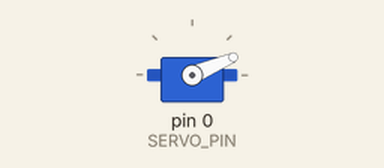
A sketch run on a simulated Arduino Uno, built with avr-gcc and run on an emulated ATmega328P. Shown: servo. What the sketch prints to the serial monitor is not drawn.

Above: at 1.55 s.
At 2.4 s:
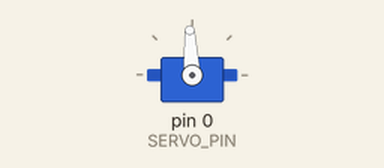
At 3.3 s:
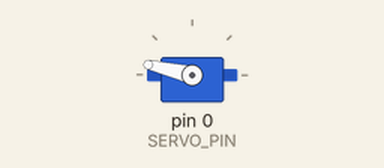
At 5.4 s:
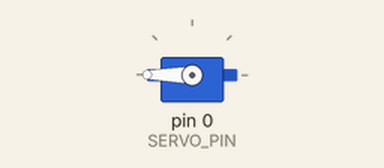
Timing chart, 0 to 11.8 s (numbered marks = the images above):
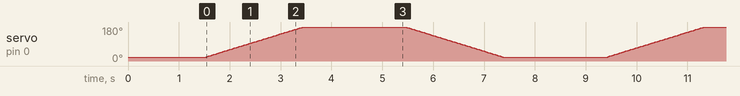

The sketch:

01_servo_test.ino
```cpp
/*
 * 01 - SERVO MOTOR TEST
 * Safe Box — University of Oulu Prototyping Course
 *
 * Sweeps slowly from LOCKED (20°) to UNLOCKED (180°) and back.
 * These angles were found using the potentiometer calibration sketch.
 *
 * Library: Servo.h — already included, no install needed.
 *
 * Wiring:
 *   Servo signal (orange) → GP0  (Physical Pin 1)
 *   Servo VCC    (red)    → 3.3V (Physical Pin 36)
 *   Servo GND    (brown)  → GND  (Physical Pin 38)
 */

#include <Servo.h>

Servo lockServo;

#define SERVO_PIN      0
#define LOCKED_ANGLE   20   // found during calibration
#define UNLOCKED_ANGLE 180  // found during calibration
#define SWEEP_DELAY    12   // ms per degree — slow and safe for 3D printed parts

// Moves servo one degree at a time to protect the 3D printed arm
void slowMove(int fromAngle, int toAngle) {
  Serial.print("Moving: "); Serial.print(fromAngle);
  Serial.print(" to "); Serial.println(toAngle);
  if (fromAngle <= toAngle) {
    for (int p = fromAngle; p <= toAngle; p++) { lockServo.write(p); delay(SWEEP_DELAY); }
  } else {
    for (int p = fromAngle; p >= toAngle; p--) { lockServo.write(p); delay(SWEEP_DELAY); }
  }
  Serial.println("Done.");
}

void setup() {
  Serial.begin(115200);
  delay(1000);
  lockServo.attach(SERVO_PIN);
  lockServo.write(LOCKED_ANGLE);  // start locked
  delay(500);
  Serial.println("Servo test — LOCKED at 20, UNLOCKED at 180");
}

void loop() {
  Serial.println("--- UNLOCKING ---");
  slowMove(LOCKED_ANGLE, UNLOCKED_ANGLE);
  delay(2000);

  Serial.println("--- LOCKING ---");
  slowMove(UNLOCKED_ANGLE, LOCKED_ANGLE);
  delay(2000);
}
```
